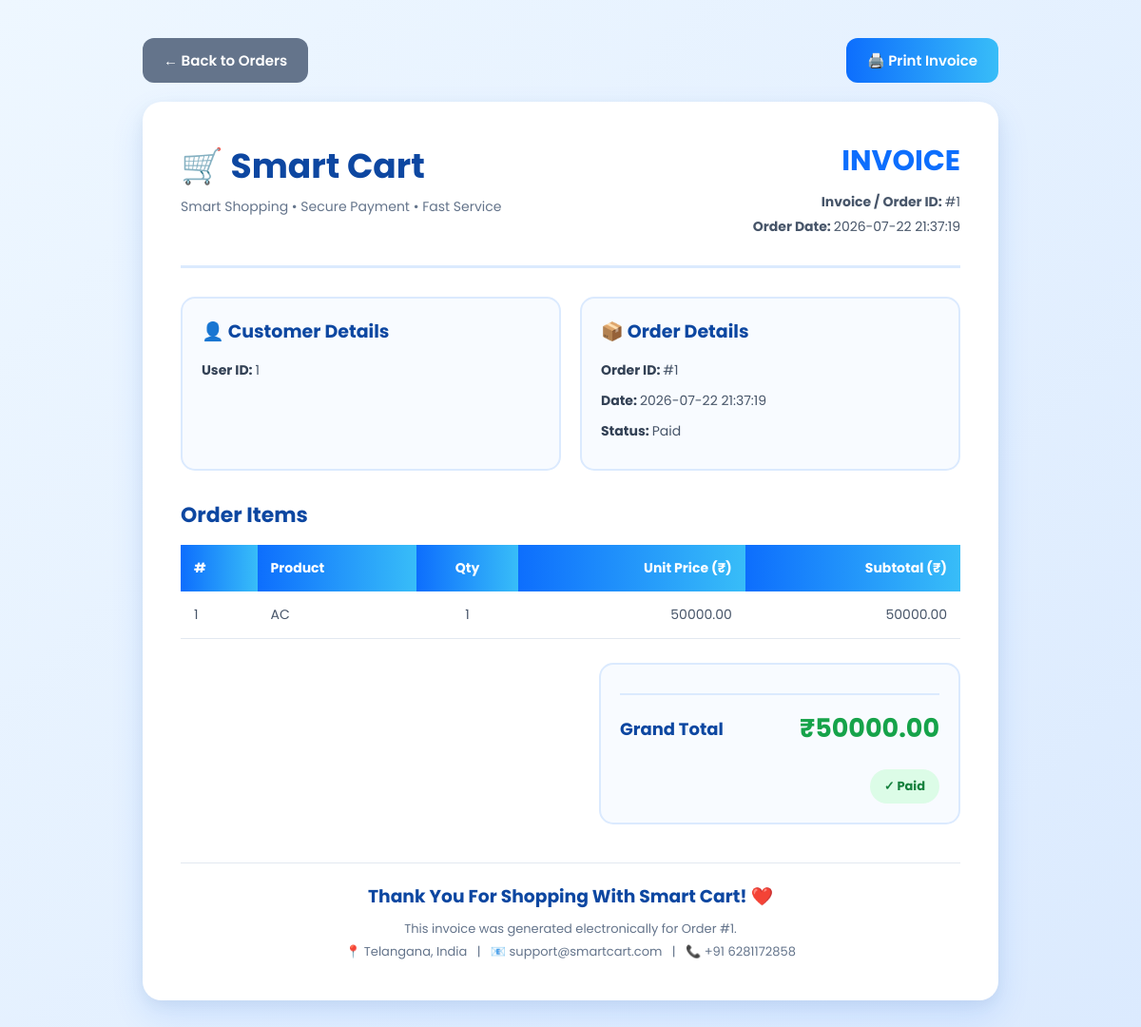
Page /user/invoice/1 (signed in) on the committed database.
### tables this page shows
CREATE TABLE orders (
    order_id INTEGER PRIMARY KEY AUTOINCREMENT,
    user_id INTEGER NOT NULL,
    product_id INTEGER,
    quantity INTEGER,
    total_price REAL,
    status TEXT,
    razorpay_order_id TEXT,
    razorpay_payment_id TEXT,
    created_at TEXT DEFAULT (datetime('now','localtime')),
    FOREIGN KEY(user_id) REFERENCES users(user_id) ON DELETE SET NULL
);

CREATE TABLE order_items (
    order_item_id INTEGER PRIMARY KEY AUTOINCREMENT,
    order_id INTEGER NOT NULL,
    product_id INTEGER NOT NULL,
    product_name TEXT,
    quantity INTEGER,
    price REAL,
    FOREIGN KEY(order_id) REFERENCES orders(order_id) ON DELETE CASCADE
);

### app.py (the view)
@app.route('/user/invoice/<int:order_id>')
def invoice(order_id):
    if 'user_id' not in session:
        flash("Please login first!", "danger")
        return redirect(url_for('user_login'))
    conn = get_db_connection()
    cursor = conn.cursor(dictionary=True)
    cursor.execute(
        "SELECT *, created_at AS order_date FROM orders WHERE order_id=? AND user_id=?",
        (order_id, session['user_id'])
    )
    order = cursor.fetchone()
    if not order:
        cursor.close()
        conn.close()
        flash("Invoice not found!", "danger")
        return redirect(url_for('user_orders'))
    cursor.execute(
        "SELECT * FROM order_items WHERE order_id=%s",
        (order_id,)
    )
    items = cursor.fetchall()
    cursor.close()
    conn.close()
    return render_template(
        "user/invoice.html",
        order=order,
        items=items
    )

### templates/user/invoice.html (shortened to what this page needs)
<!DOCTYPE html>
<html lang="en">
<head>
</head>
<body>
<div class="action-buttons no-print">
    <a href="/user/my-orders"
       class="btn back-btn">
        ← Back to Orders
    </a>
    <button type="button"
            onclick="window.print()"
            class="btn print-btn">
        🖨️ Print Invoice
    </button>
</div>
<div class="invoice-box">
    <div class="header">
        <div class="brand">
            <h1>
                🛒 Smart Cart
            </h1>
            <p>
                Smart Shopping • Secure Payment • Fast Service
            </p>
        </div>
        <div class="invoice-title">
            <h2>
                INVOICE
            </h2>
            <p>
                <strong>
                    Invoice / Order ID:
                </strong>
                #{{ order.order_id }}
            </p>
            <p>
                <strong>
                    Order Date:
                </strong>
                {{ order.order_date }}
            </p>
        </div>
    </div>
    <div class="details-grid">
        <div class="details-box">
            <h3>
                👤 Customer Details
            </h3>
            <p>
                <strong>
                    User ID:
                </strong>
                {{ order.user_id }}
            </p>
        </div>
        <div class="details-box">
            <h3>
                📦 Order Details
            </h3>
            <p>
                <strong>
                    Order ID:
                </strong>
                #{{ order.order_id }}
            </p>
            <p>
                <strong>
                    Date:
                </strong>
                {{ order.order_date }}
            </p>
            <p>
                <strong>
                    Status:
                </strong>
                {{ order.status }}
            </p>
        </div>
    </div>
    <div class="items-section">
        <h3>
            Order Items
        </h3>
        <div class="table-responsive">
            <table>
                <thead>
                    <tr>
                        <th>
                            #
                        </th>
                        <th>
                            Product
                        </th>
                        <th class="text-center">
                            Qty
                        </th>
                        <th class="text-right">
                            Unit Price (₹)
                        </th>
                        <th class="text-right">
                            Subtotal (₹)
                        </th>
                    </tr>
                </thead>
                <tbody>
                    {% for it in items %}
                    <tr>
                        <td>
                            {{ loop.index }}
                        </td>
                        <td>
                            {{ it.product_name }}
                        </td>
                        <td class="text-center">
                            {{ it.quantity }}
                        </td>
                        <td class="text-right">
                            {{ "%.2f"|format(it.price|float) }}
                        </td>
                        <td class="text-right">
                            {{ "%.2f"|format(
                                (it.price|float) *
                                (it.quantity|int)
                            ) }}
                        </td>
                    </tr>
                    {% endfor %}
                </tbody>
            </table>
        </div>
    </div>
    <div class="total-wrapper">
        <div class="total-section">
            <div class="total-row grand-total">
                <strong>
                    Grand Total
                </strong>
                <span class="amount">
                    ₹{{ "%.2f"|format(order.total_price|float) }}
                </span>
            </div>
            <div class="status-section">
                <span class="status">
                    ✓ {{ order.status }}
                </span>
            </div>
        </div>
    </div>
    <div class="invoice-footer">
        <h3>
            Thank You For Shopping With Smart Cart! ❤️
        </h3>
        <p>
            This invoice was generated electronically
            for Order #{{ order.order_id }}.
        </p>
        <p>
            📍 Telangana, India
            &nbsp; | &nbsp;
            📧 support@smartcart.com
            &nbsp; | &nbsp;
            📞 +91 6281172858
        </p>
    </div>
</div>
</body>
</html>

### templates/user/invoice.html (style rules this page uses)
* { margin:0; padding:0; box-sizing:border-box; font-family:'Poppins',Arial,sans-serif; }
body { min-height:100vh; background: linear-gradient( 135deg, #eef7ff, #dbeafe ); padding:40px 20px; color:#334155; }
.action-buttons { max-width:900px; margin: 0 auto 20px; display:flex; justify-content:space-between; align-items:center; gap:15px; flex-wrap:wrap; }
.btn { display:inline-block; padding:12px 22px; border:none; border-radius:12px; text-decoration:none; color:white; font-size:15px; font-weight:600; cursor:pointer; transition:.3s; }
.back-btn { background:#64748b; }
.print-btn { background: linear-gradient( 90deg, #0d6efd, #38bdf8 ); }
.invoice-box { width:100%; max-width:900px; margin:auto; background:white; border-radius:20px; padding:40px; box-shadow: 0 15px 35px rgba(13,110,253,.12), 0 5px 15px rgba(0,0,0,.05); }
.header { display:flex; justify-content:space-between; align-items:flex-start; gap:30px; padding-bottom:25px; margin-bottom:30px; border-bottom: 3px solid #dbeafe; }
.brand h1 { color:#0d47a1; font-size:36px; margin-bottom:5px; }
.brand p { color:#64748b; font-size:14px; }
.invoice-title { text-align:right; }
.invoice-title h2 { color:#0d6efd; font-size:30px; margin-bottom:10px; }
.invoice-title p { color:#475569; margin-bottom:5px; font-size:14px; }
.details-grid { display:grid; grid-template-columns: repeat( 2, 1fr ); gap:20px; margin-bottom:30px; }
.details-box { background:#f8fbff; border: 2px solid #dbeafe; border-radius:15px; padding:20px; }
.details-box h3 { color:#0d47a1; margin-bottom:15px; font-size:19px; }
.details-box p { color:#475569; margin-bottom:8px; line-height:1.7; font-size:14px; }
.details-box strong { color:#334155; }
.items-section { margin-top:20px; }
.items-section h3 { color:#0d47a1; margin-bottom:15px; font-size:22px; }
.table-responsive { width:100%; overflow-x:auto; }
table { width:100%; border-collapse:collapse; min-width:650px; }
th { background: linear-gradient( 90deg, #0d6efd, #38bdf8 ); color:white; padding:14px; text-align:left; font-size:14px; }
td { padding:14px; border-bottom: 1px solid #e2e8f0; color:#475569; font-size:14px; }
.text-center { text-align:center; }
.text-right { text-align:right; }
.total-wrapper { display:flex; justify-content:flex-end; margin-top:25px; }
.total-section { width:100%; max-width:380px; background:#f8fbff; border: 2px solid #dbeafe; border-radius:15px; padding:20px; }
.total-row { display:flex; justify-content:space-between; align-items:center; gap:20px; padding:8px 0; }
.total-row span { color:#64748b; }
.grand-total { margin-top:10px; padding-top:15px; border-top: 2px solid #dbeafe; }
.grand-total strong { color:#0d47a1; font-size:18px; }
.grand-total .amount { color:#16a34a; font-size:27px; font-weight:700; }
.status-section { text-align:right; margin-top:15px; }
.status { display:inline-block; background:#dcfce7; color:#15803d; padding:8px 15px; border-radius:20px; font-size:13px; font-weight:700; }
.invoice-footer { margin-top:40px; text-align:center; color:#64748b; border-top: 1px solid #e2e8f0; padding-top:20px; }
.invoice-footer h3 { color:#0d47a1; margin-bottom:8px; }
.invoice-footer p { font-size:13px; line-height:1.8; }

### rows in the picture
orders: order_id "1", order_date "2026-07-22 21:37:19", user_id "1", status "Paid", total_price "50000.00"
order_items: product_name "AC", quantity "1", price "50000.00", price+quantity "50000.00"
